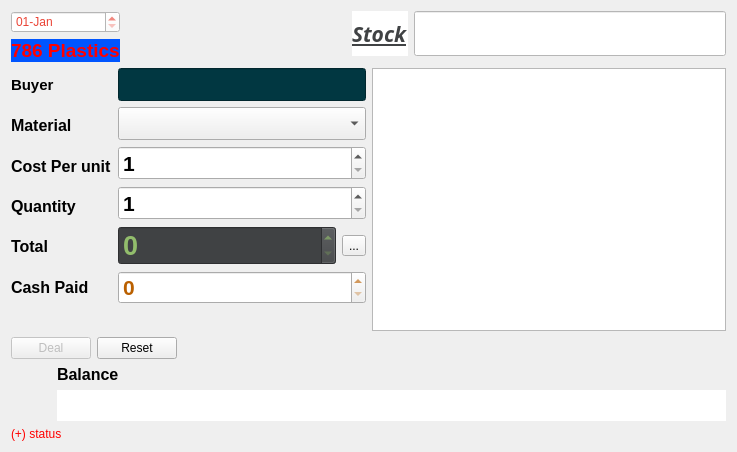
<?xml version="1.0" encoding="UTF-8"?>
<ui version="4.0">
 <class>SellDialog</class>
 <widget class="QDialog" name="SellDialog">
  <property name="geometry">
   <rect>
    <x>0</x>
    <y>0</y>
    <width>737</width>
    <height>452</height>
   </rect>
  </property>
  <property name="windowTitle">
   <string>Sell</string>
  </property>
  <property name="styleSheet">
   <string notr="true"/>
  </property>
  <layout class="QGridLayout" name="gridLayout_2">
   <item row="0" column="0">
    <layout class="QGridLayout" name="gridLayout">
     <item row="0" column="0">
      <layout class="QFormLayout" name="formLayout_3">
       <item row="0" column="0">
        <layout class="QVBoxLayout" name="verticalLayout_6">
         <item>
          <widget class="QDateEdit" name="dateTimeEdit">
           <property name="styleSheet">
            <string notr="true">background-color: rgb(255, 255, 255);
font: 87 14pt &quot;Segoe UI Black&quot;;
color: rgb(234, 67, 53);</string>
           </property>
           <property name="displayFormat">
            <string>dd-MMM</string>
           </property>
          </widget>
         </item>
         <item>
          <widget class="QLabel" name="label_8">
           <property name="font">
            <font>
             <pointsize>14</pointsize>
             <weight>75</weight>
             <bold>true</bold>
            </font>
           </property>
           <property name="styleSheet">
            <string notr="true">background-color: rgb(0, 85, 255);
background-image: url(:/images/img/grren_login_screen_by_h2o4life-d3181xz.png);</string>
           </property>
           <property name="text">
            <string>&lt;html&gt;&lt;head/&gt;&lt;body&gt;&lt;p&gt;&lt;span style=&quot; color:#ff0000;&quot;&gt;786 Plastics&lt;/span&gt;&lt;/p&gt;&lt;/body&gt;&lt;/html&gt;</string>
           </property>
           <property name="textFormat">
            <enum>Qt::RichText</enum>
           </property>
          </widget>
         </item>
        </layout>
       </item>
       <item row="0" column="1">
        <layout class="QHBoxLayout" name="horizontalLayout_5">
         <item>
          <spacer name="horizontalSpacer_4">
           <property name="orientation">
            <enum>Qt::Horizontal</enum>
           </property>
           <property name="sizeHint" stdset="0">
            <size>
             <width>40</width>
             <height>20</height>
            </size>
           </property>
          </spacer>
         </item>
         <item>
          <layout class="QHBoxLayout" name="horizontalLayout_2">
           <item>
            <widget class="QLabel" name="label_23">
             <property name="font">
              <font>
               <family>Segoe UI Semibold</family>
               <pointsize>16</pointsize>
               <weight>75</weight>
               <italic>true</italic>
               <bold>true</bold>
               <underline>true</underline>
              </font>
             </property>
             <property name="styleSheet">
              <string notr="true">background-color: rgb(255, 255, 255);
color: rgb(64, 66, 68);</string>
             </property>
             <property name="text">
              <string>Stock</string>
             </property>
            </widget>
           </item>
           <item>
            <widget class="QLineEdit" name="totalstock_edit">
             <property name="enabled">
              <bool>false</bool>
             </property>
             <property name="font">
              <font>
               <pointsize>25</pointsize>
               <weight>75</weight>
               <bold>true</bold>
              </font>
             </property>
             <property name="styleSheet">
              <string notr="true">background-color: rgb(255, 255, 255);
color: rgb(66, 133, 244);</string>
             </property>
            </widget>
           </item>
          </layout>
         </item>
        </layout>
       </item>
       <item row="1" column="0" colspan="2">
        <layout class="QVBoxLayout" name="verticalLayout_3">
         <item>
          <layout class="QHBoxLayout" name="horizontalLayout_6">
           <item>
            <layout class="QFormLayout" name="formLayout">
             <item row="0" column="0">
              <layout class="QVBoxLayout" name="verticalLayout_2">
               <item>
                <widget class="QLabel" name="label_2">
                 <property name="font">
                  <font>
                   <pointsize>11</pointsize>
                   <weight>75</weight>
                   <bold>true</bold>
                  </font>
                 </property>
                 <property name="text">
                  <string>Buyer</string>
                 </property>
                 <property name="buddy">
                  <cstring>dealer_edit</cstring>
                 </property>
                </widget>
               </item>
               <item>
                <widget class="QLabel" name="label_3">
                 <property name="font">
                  <font>
                   <pointsize>12</pointsize>
                   <weight>75</weight>
                   <bold>true</bold>
                  </font>
                 </property>
                 <property name="text">
                  <string>Material</string>
                 </property>
                 <property name="buddy">
                  <cstring>material_combo</cstring>
                 </property>
                </widget>
               </item>
               <item>
                <widget class="QLabel" name="label_5">
                 <property name="font">
                  <font>
                   <pointsize>12</pointsize>
                   <weight>75</weight>
                   <bold>true</bold>
                  </font>
                 </property>
                 <property name="text">
                  <string>Cost Per unit</string>
                 </property>
                 <property name="buddy">
                  <cstring>cost_spinbox</cstring>
                 </property>
                </widget>
               </item>
               <item>
                <widget class="QLabel" name="label_4">
                 <property name="font">
                  <font>
                   <pointsize>12</pointsize>
                   <weight>75</weight>
                   <bold>true</bold>
                  </font>
                 </property>
                 <property name="text">
                  <string>Quantity</string>
                 </property>
                 <property name="buddy">
                  <cstring>quantity_spinbox</cstring>
                 </property>
                </widget>
               </item>
               <item>
                <widget class="QLabel" name="label_9">
                 <property name="font">
                  <font>
                   <pointsize>12</pointsize>
                   <weight>75</weight>
                   <bold>true</bold>
                  </font>
                 </property>
                 <property name="text">
                  <string>Total</string>
                 </property>
                 <property name="buddy">
                  <cstring>total_spinbox</cstring>
                 </property>
                </widget>
               </item>
               <item>
                <widget class="QLabel" name="label_7">
                 <property name="font">
                  <font>
                   <pointsize>12</pointsize>
                   <weight>75</weight>
                   <bold>true</bold>
                  </font>
                 </property>
                 <property name="text">
                  <string>Cash Paid</string>
                 </property>
                 <property name="buddy">
                  <cstring>cashpaid_spinbox</cstring>
                 </property>
                </widget>
               </item>
              </layout>
             </item>
             <item row="0" column="1">
              <layout class="QVBoxLayout" name="verticalLayout">
               <item>
                <widget class="QLineEdit" name="dealer_edit">
                 <property name="font">
                  <font>
                   <family>MS Shell Dlg 2</family>
                   <pointsize>16</pointsize>
                   <weight>50</weight>
                   <italic>false</italic>
                   <bold>false</bold>
                  </font>
                 </property>
                 <property name="styleSheet">
                  <string notr="true">background-color: rgb(1, 55, 65);
color: rgb(230, 230, 230);</string>
                 </property>
                 <property name="readOnly">
                  <bool>true</bool>
                 </property>
                </widget>
               </item>
               <item>
                <widget class="QComboBox" name="material_combo">
                 <property name="font">
                  <font>
                   <pointsize>16</pointsize>
                   <weight>75</weight>
                   <bold>true</bold>
                  </font>
                 </property>
                </widget>
               </item>
               <item>
                <widget class="QSpinBox" name="cost_spinbox">
                 <property name="font">
                  <font>
                   <pointsize>16</pointsize>
                   <weight>75</weight>
                   <bold>true</bold>
                  </font>
                 </property>
                 <property name="minimum">
                  <number>1</number>
                 </property>
                 <property name="maximum">
                  <number>99999999</number>
                 </property>
                </widget>
               </item>
               <item>
                <widget class="QSpinBox" name="quantity_spinbox">
                 <property name="font">
                  <font>
                   <pointsize>16</pointsize>
                   <weight>75</weight>
                   <bold>true</bold>
                  </font>
                 </property>
                 <property name="minimum">
                  <number>1</number>
                 </property>
                 <property name="maximum">
                  <number>99999999</number>
                 </property>
                </widget>
               </item>
               <item>
                <layout class="QHBoxLayout" name="horizontalLayout">
                 <item>
                  <widget class="QSpinBox" name="total_spinbox">
                   <property name="enabled">
                    <bool>false</bool>
                   </property>
                   <property name="font">
                    <font>
                     <pointsize>20</pointsize>
                     <weight>75</weight>
                     <bold>true</bold>
                    </font>
                   </property>
                   <property name="styleSheet">
                    <string notr="true">background-color: rgb(64, 66, 68);
color: rgb(146, 189, 108);</string>
                   </property>
                   <property name="minimum">
                    <number>0</number>
                   </property>
                   <property name="maximum">
                    <number>99999999</number>
                   </property>
                   <property name="value">
                    <number>0</number>
                   </property>
                  </widget>
                 </item>
                 <item>
                  <widget class="QToolButton" name="toolButton">
                   <property name="text">
                    <string>...</string>
                   </property>
                  </widget>
                 </item>
                </layout>
               </item>
               <item>
                <widget class="QSpinBox" name="cashpaid_spinbox">
                 <property name="font">
                  <font>
                   <pointsize>16</pointsize>
                   <weight>75</weight>
                   <bold>true</bold>
                  </font>
                 </property>
                 <property name="styleSheet">
                  <string notr="true">color: rgb(186, 96, 0);</string>
                 </property>
                 <property name="minimum">
                  <number>0</number>
                 </property>
                 <property name="maximum">
                  <number>99999999</number>
                 </property>
                </widget>
               </item>
              </layout>
             </item>
            </layout>
           </item>
           <item>
            <widget class="QListView" name="dealers_view"/>
           </item>
          </layout>
         </item>
         <item>
          <layout class="QHBoxLayout" name="horizontalLayout_4">
           <item>
            <layout class="QHBoxLayout" name="horizontalLayout_3">
             <item>
              <widget class="QPushButton" name="deal_button">
               <property name="enabled">
                <bool>false</bool>
               </property>
               <property name="text">
                <string>Deal</string>
               </property>
              </widget>
             </item>
             <item>
              <widget class="QPushButton" name="reset_button">
               <property name="text">
                <string>Reset</string>
               </property>
               <property name="autoDefault">
                <bool>false</bool>
               </property>
              </widget>
             </item>
            </layout>
           </item>
           <item>
            <spacer name="horizontalSpacer">
             <property name="orientation">
              <enum>Qt::Horizontal</enum>
             </property>
             <property name="sizeHint" stdset="0">
              <size>
               <width>325</width>
               <height>13</height>
              </size>
             </property>
            </spacer>
           </item>
          </layout>
         </item>
        </layout>
       </item>
      </layout>
     </item>
     <item row="1" column="0">
      <layout class="QFormLayout" name="formLayout_2">
       <item row="0" column="0">
        <layout class="QVBoxLayout" name="verticalLayout_5">
         <item>
          <spacer name="horizontalSpacer_2">
           <property name="orientation">
            <enum>Qt::Horizontal</enum>
           </property>
           <property name="sizeHint" stdset="0">
            <size>
             <width>40</width>
             <height>20</height>
            </size>
           </property>
          </spacer>
         </item>
         <item>
          <spacer name="horizontalSpacer_3">
           <property name="orientation">
            <enum>Qt::Horizontal</enum>
           </property>
           <property name="sizeHint" stdset="0">
            <size>
             <width>38</width>
             <height>20</height>
            </size>
           </property>
          </spacer>
         </item>
        </layout>
       </item>
       <item row="0" column="1">
        <layout class="QVBoxLayout" name="verticalLayout_4">
         <item>
          <widget class="QLabel" name="label">
           <property name="font">
            <font>
             <pointsize>12</pointsize>
             <weight>75</weight>
             <bold>true</bold>
            </font>
           </property>
           <property name="text">
            <string>Balance</string>
           </property>
          </widget>
         </item>
         <item>
          <widget class="QLabel" name="debt_label">
           <property name="font">
            <font>
             <pointsize>20</pointsize>
             <weight>75</weight>
             <bold>true</bold>
             <underline>true</underline>
            </font>
           </property>
           <property name="styleSheet">
            <string notr="true">background-color: rgb(255, 255, 255);
color: rgb(234, 67, 53);</string>
           </property>
           <property name="text">
            <string/>
           </property>
          </widget>
         </item>
        </layout>
       </item>
      </layout>
     </item>
    </layout>
   </item>
   <item row="1" column="0">
    <widget class="QLabel" name="status_label">
     <property name="styleSheet">
      <string notr="true">color: rgb(255, 0, 0);</string>
     </property>
     <property name="text">
      <string>(+) status</string>
     </property>
    </widget>
   </item>
  </layout>
 </widget>
 <tabstops>
  <tabstop>material_combo</tabstop>
  <tabstop>cost_spinbox</tabstop>
  <tabstop>quantity_spinbox</tabstop>
  <tabstop>cashpaid_spinbox</tabstop>
  <tabstop>reset_button</tabstop>
  <tabstop>dateTimeEdit</tabstop>
  <tabstop>totalstock_edit</tabstop>
  <tabstop>total_spinbox</tabstop>
  <tabstop>dealers_view</tabstop>
  <tabstop>deal_button</tabstop>
  <tabstop>toolButton</tabstop>
  <tabstop>dealer_edit</tabstop>
 </tabstops>
 <resources/>
 <connections/>
</ui>
